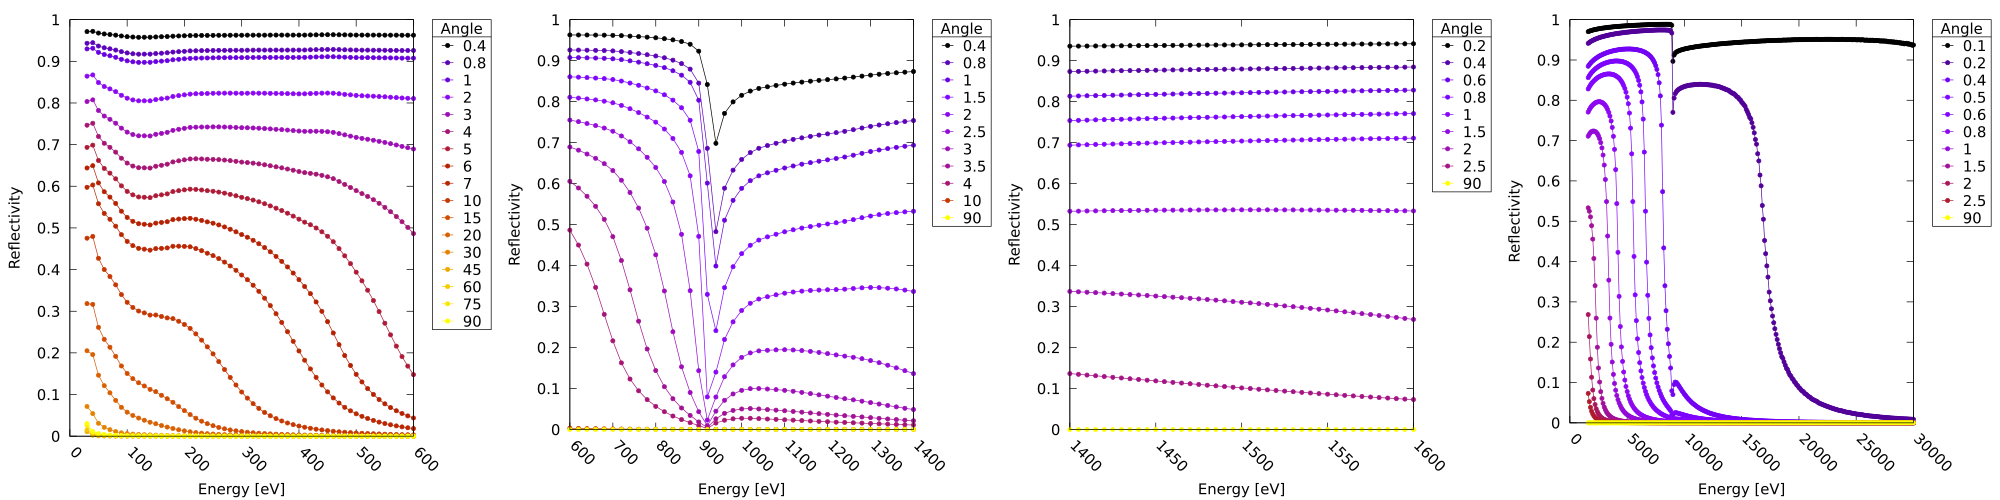

This figure's gnuplot source:


#!/usr/bin/env gnuplot

emins = "30 600 1400 1600"

set xlabel 'Energy [eV]'
set ylabel 'Reflectivity' offset 1,0
set key right out reverse Left title 'Angle' samplen 0.5 box
unset colorbox
set xtics rotate by -45

outname = 'Cu_0nmCu.pdf'
set out outname
set term pdf size 20,5 fontscale 0.7
#set term png size 1500,400 fontscale 0.7
set multiplot layout 1,words(emins)

do for [emin in emins] {

fs = system('ls -1 Cu_0nmCu/'.emin.'*raw.dat')

# pull out the angle from the filename
ang(f) = sprintf("%g",1*f[strstrt(f,"_raw")-4:strstrt(f,"_raw")-1])

plot for [i=1:words(fs)] word(fs,i) u 1:2:(log(1*ang(word(fs,i)))) w lp palette pt 7 ps 0.5 t ang(word(fs,i))

}
unset multi
set out
print 'Wrote to '.outname
